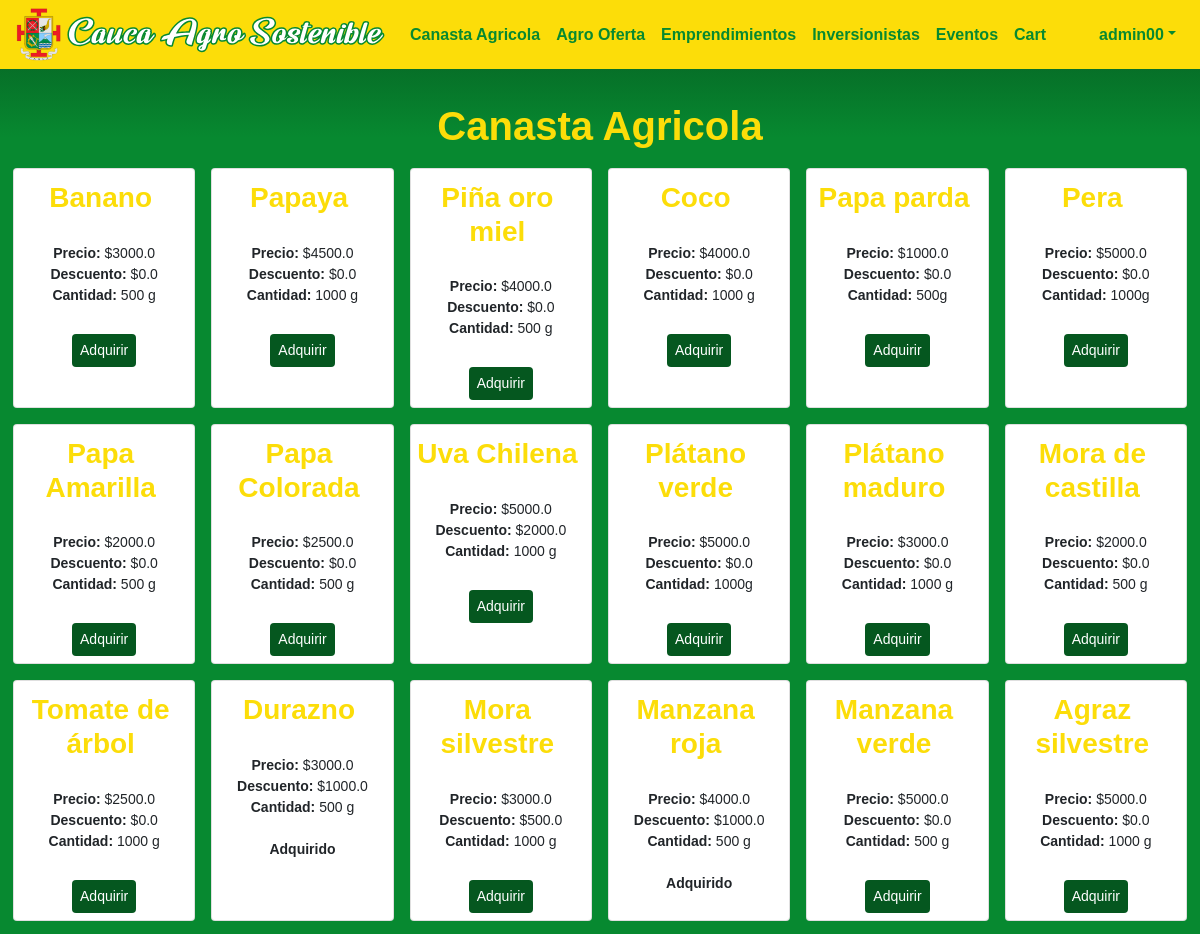
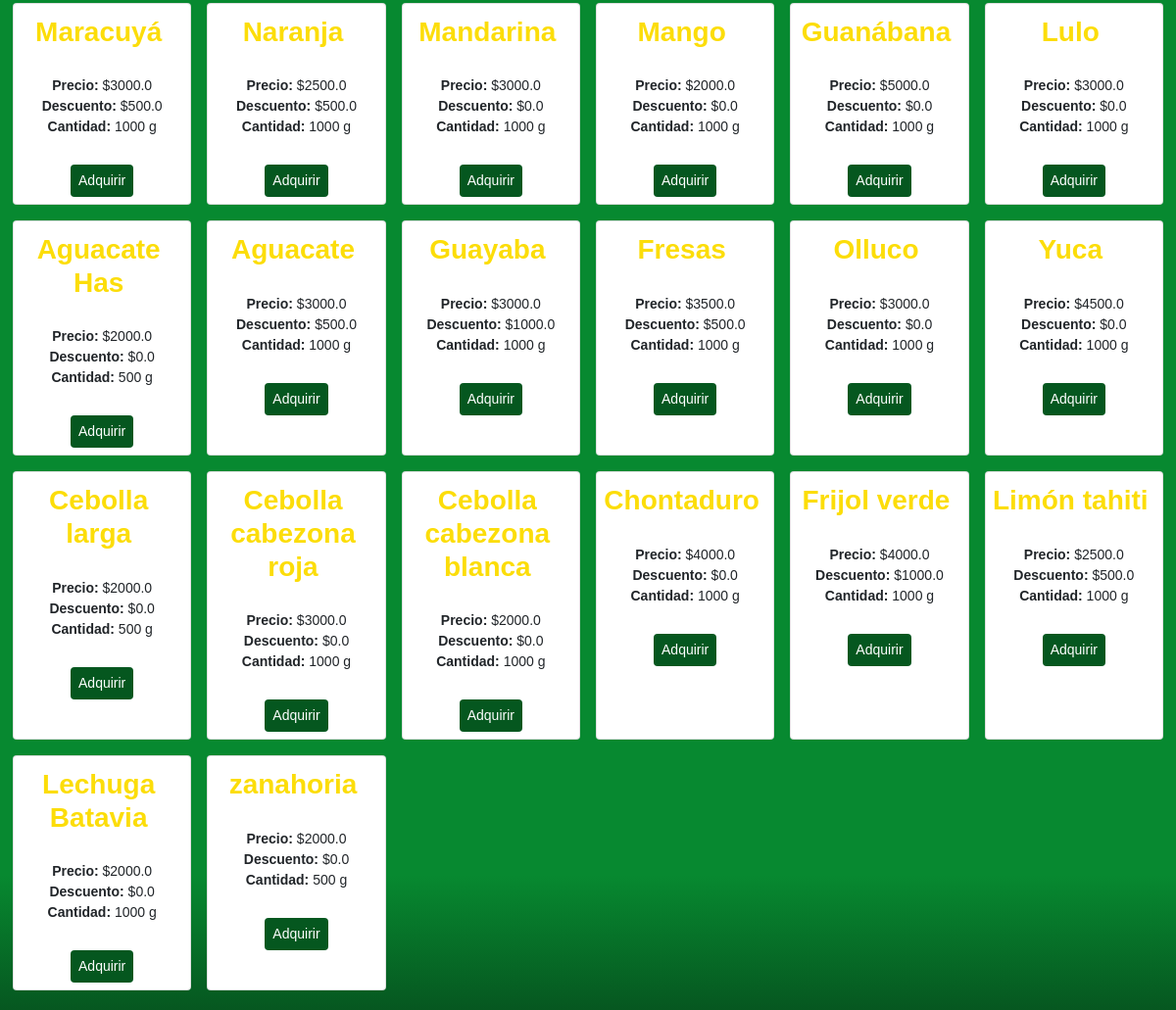
Page /canasta-agricola (signed in) on the committed database (2 pictures, top to bottom).
### caucaSostenible/models.py (models this page shows)
class User(AbstractUser):
   pass

class Product(models.Model):
   name = models.CharField(max_length=60)
   price = models.FloatField()
   discount = models.FloatField()
   description = models.CharField(max_length=300)
   imgURL = models.CharField(max_length=300)

### caucaSostenible/views.py (the view)
# urls.py: path("canasta-agricola", views.farming_stocks_view, name="canasta-agricola"),
def farming_stocks_view(request):
    products = Product.objects.all()
    billDetails = None
    if request.user.id != None:
        bill = Bill.objects.get(user=request.user)
        if bill:
            billDetails = serializers.serialize("json", BillDetail.objects.all().filter(bill=bill))
    return render(request, "general/canasta_agricola.html", {"products": products, "billDetails": billDetails})

### caucaSostenible/templates/general/canasta_agricola.html (shortened to what this page needs)
{% extends "general/layout.html" %}
{% load static %}
{% block body %}
<div id="main-container">
    <h1><center>Canasta Agricola</center></h1>
    <div class="form-row">
        {% for product in products %}
        <div class="col-12 col-sm-4 col-lg-2 p-2">
            <article class="card h-100 bg-sucess">
                <center>
                    <h3><b>{{product.name}}</b></h3>
                    <p><b>Precio:</b> ${{product.price}}</p>
                    <p><b>Descuento:</b> ${{product.discount}}</p>
                    <p><b>Cantidad:</b> {{product.description}}</p>
                    {% if user.is_authenticated %}
                        <br>
                        <button id="add-button-{{product.id}}" class="common-button"
                            onclick="addProduct('{{product.id}}')">Adquirir</button>
                        <p id="added-message-{{product.id}}" style="display: none"><b>Adquirido</b></p>
                    {% endif %}
                </center>
            </article>
        </div>
        {% endfor %}
    </div>
</div>
{% endblock %}

### caucaSostenible/templates/general/layout.html (shortened to what this page needs)
{% load static %}
<!DOCTYPE html>
<html lang="en">
    <head>
        <link rel="stylesheet" href="https://stackpath.bootstrapcdn.com/bootstrap/4.1.3/css/bootstrap.min.css">
        <link href="{% static 'caucaSostenible/css/generalStyles.css' %}" rel="stylesheet">
        <link href="{% static 'caucaSostenible/css/styles.css' %}" rel="stylesheet">
    </head>
    <body>
        <nav class="navbar navbar-expand-lg background-color1">
            <a class="navbar-brand" href="{% url 'index' %}">
                <img src="{% static 'caucaSostenible/images/Cauca_sostenible_icon.svg' %}" width="370" height="53" alt="">
            </a>
            <div class="collapse navbar-collapse" id="navbarNav">
                <ul class="navbar-nav">
                    <li class="nav-item">
                        <a class="nav-link menu-option" href="{% url 'canasta-agricola' %}">Canasta Agricola</a>
                    </li>
                    <li class="nav-item">
                        <a class="nav-link menu-option" href="{% url 'agro-oferta' %}">Agro Oferta</a>
                    </li>
                    <li class="nav-item">
                        <a class="nav-link menu-option" href="{% url 'undertakingsView' %}">Emprendimientos</a>
                    </li>
                    <li class="nav-item">
                        <a class="nav-link menu-option" href="{% url 'investorsView' %}">Inversionistas</a>
                    </li>
                    <li class="nav-item">
                        <a class="nav-link menu-option" href="{% url 'eventsView' %}">Eventos</a>
                    </li>
                    {% if user.is_authenticated %}
                        <li class="nav-item">
                            <a class="nav-link menu-option" href="{% url 'cart' %}">Cart</a>
                        </li>
                    {% endif %}
                </ul>
                <ul class="navbar-nav ml-auto">
                    {% if user.is_authenticated %}
                        <li class="nav-item dropdown">
                            <a class="nav-link dropdown-toggle menu-option" href="#" id="navbarDropdown" role="button" data-toggle="dropdown" aria-haspopup="true" aria-expanded="false">{{ user }}</a>
                        </li>
                    {% else %}
                        <li class="nav-item">
                            <a class="nav-link menu-option" href="login">Log in</a>
                        </li>
                    {% endif %}
                </ul>
            </div>
        </nav>
        <br>
        {% block body %}
        {% endblock %}
    </body>
</html>

### caucaSostenible/static/caucaSostenible/css/generalStyles.css (style rules this page uses)
body { font-size: 14px; font-family: Arial, sans-serif; }

### caucaSostenible/static/caucaSostenible/css/styles.css (style rules this page uses)
a { color: #04521d; font-weight: bold; }
body { padding: 0px 0px; background: rgb(6,87,32); background: linear-gradient(180deg, rgba(6,87,32,1) 0%, rgba(7,137,48,1) 7%, rgba(7,137,48,1) 93%, rgba(6,87,32,1) 100%); }
h1 { color: #fcdd09; font-weight: bold; margin: 0 0 10px 0; }
h3 { color: #fcdd09; margin: 12px 7px 7px 0; }
.common-button { color: white; background: #05571f; border: none; border-radius: 4px; padding: 6px 8px; margin: 7px 6px; }
#main-container { padding: 12px 10px; }
.background-color1 { background-color: #fcdd09; }
p { margin: 0 0; }
.menu-option { color: #078930; font-size: 16px; font-weight: bold; }
.navbar-brand { padding: 0 0; }
ul { padding-left: 14px; margin: 0 0; }
html { min-height: 100%; }

### rows in the picture
User: username "admin00"
Product: name "Banano", price "3000.0", discount "0.0", description "500 g"
Product: name "Papaya", price "4500.0", discount "0.0", description "1000 g"
Product: name "Piña oro miel", price "4000.0", discount "0.0", description "500 g"
Product: name "Coco", price "4000.0", discount "0.0", description "1000 g"
Product: name "Papa parda", price "1000.0", discount "0.0", description "500g"
Product: name "Pera", price "5000.0", discount "0.0", description "1000g"
Product: name "Papa Amarilla", price "2000.0", discount "0.0", description "500 g"
Product: name "Papa Colorada", price "2500.0", discount "0.0", description "500 g"
Product: name "Uva Chilena", price "5000.0", discount "2000.0", description "1000 g"
Product: name "Plátano verde", price "5000.0", discount "0.0", description "1000g"
Product: name "Plátano maduro", price "3000.0", discount "0.0", description "1000 g"
Product: name "Mora de castilla", price "2000.0", discount "0.0", description "500 g"
Product: name "Tomate de árbol", price "2500.0", discount "0.0", description "1000 g"
Product: name "Durazno", price "3000.0", discount "1000.0", description "500 g"
Product: name "Mora silvestre", price "3000.0", discount "500.0", description "1000 g"
Product: name "Manzana roja", price "4000.0", discount "1000.0", description "500 g"
Product: name "Manzana verde", price "5000.0", discount "0.0", description "500 g"
Product: name "Agraz silvestre", price "5000.0", discount "0.0", description "1000 g"
Product: name "Maracuyá", price "3000.0", discount "500.0", description "1000 g"
Product: name "Naranja", price "2500.0", discount "500.0", description "1000 g"
Product: name "Mandarina", price "3000.0", discount "0.0", description "1000 g"
Product: name "Mango", price "2000.0", discount "0.0", description "1000 g"
Product: name "Guanábana", price "5000.0", discount "0.0", description "1000 g"
Product: name "Lulo", price "3000.0", discount "0.0", description "1000 g"
Product: name "Aguacate Has", price "2000.0", discount "0.0", description "500 g"
Product: name "Aguacate", price "3000.0", discount "500.0", description "1000 g"
Product: name "Guayaba", price "3000.0", discount "1000.0", description "1000 g"
Product: name "Fresas", price "3500.0", discount "500.0", description "1000 g"
Product: name "Olluco", price "3000.0", discount "0.0", description "1000 g"
Product: name "Yuca", price "4500.0", discount "0.0", description "1000 g"
Product: name "Cebolla larga", price "2000.0", discount "0.0", description "500 g"
Product: name "Cebolla cabezona roja", price "3000.0", discount "0.0", description "1000 g"
Product: name "Cebolla cabezona blanca", price "2000.0", discount "0.0", description "1000 g"
Product: name "Chontaduro", price "4000.0", discount "0.0", description "1000 g"
Product: name "Frijol verde", price "4000.0", discount "1000.0", description "1000 g"
Product: name "Limón tahiti", price "2500.0", discount "500.0", description "1000 g"
Product: name "Lechuga Batavia", price "2000.0", discount "0.0", description "1000 g"
Product: name "zanahoria", price "2000.0", discount "0.0", description "500 g"
